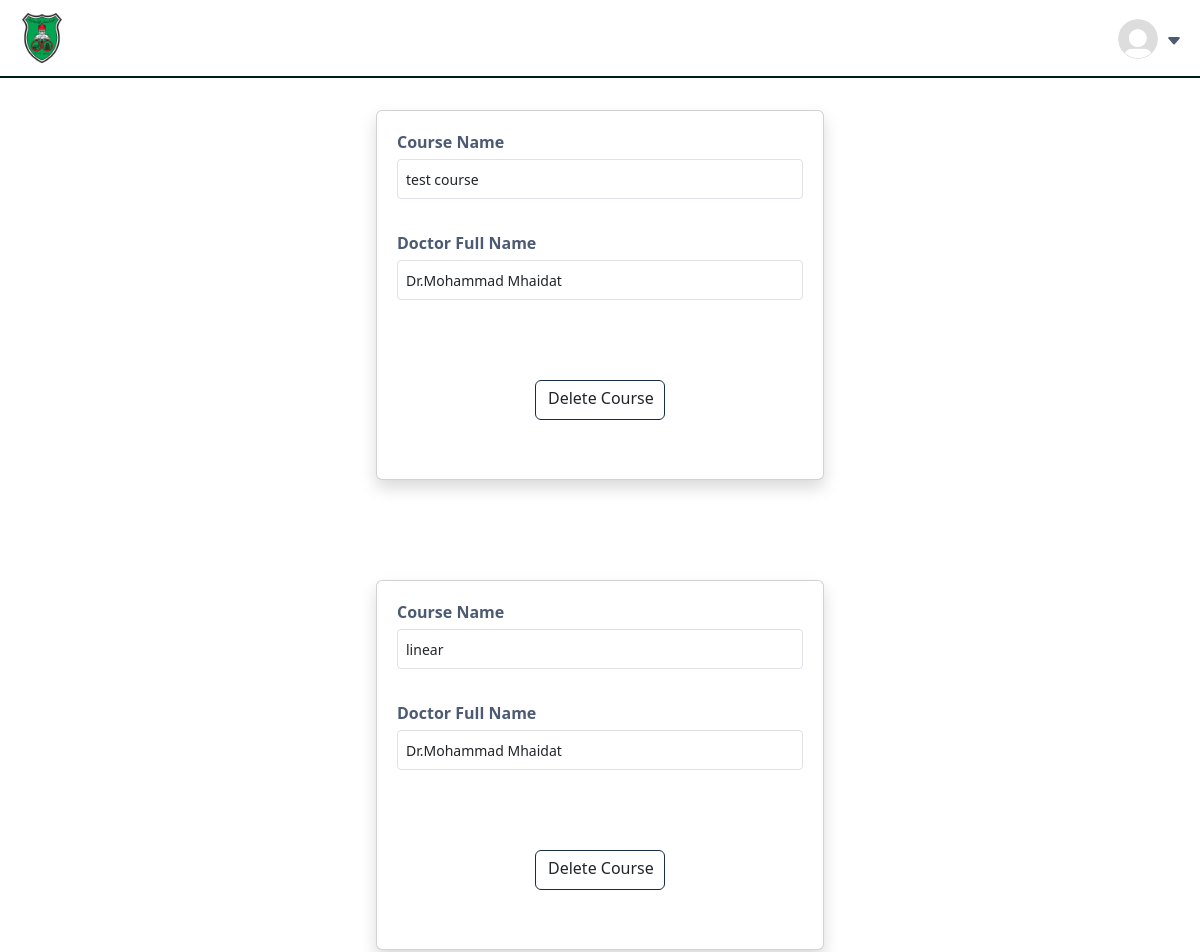
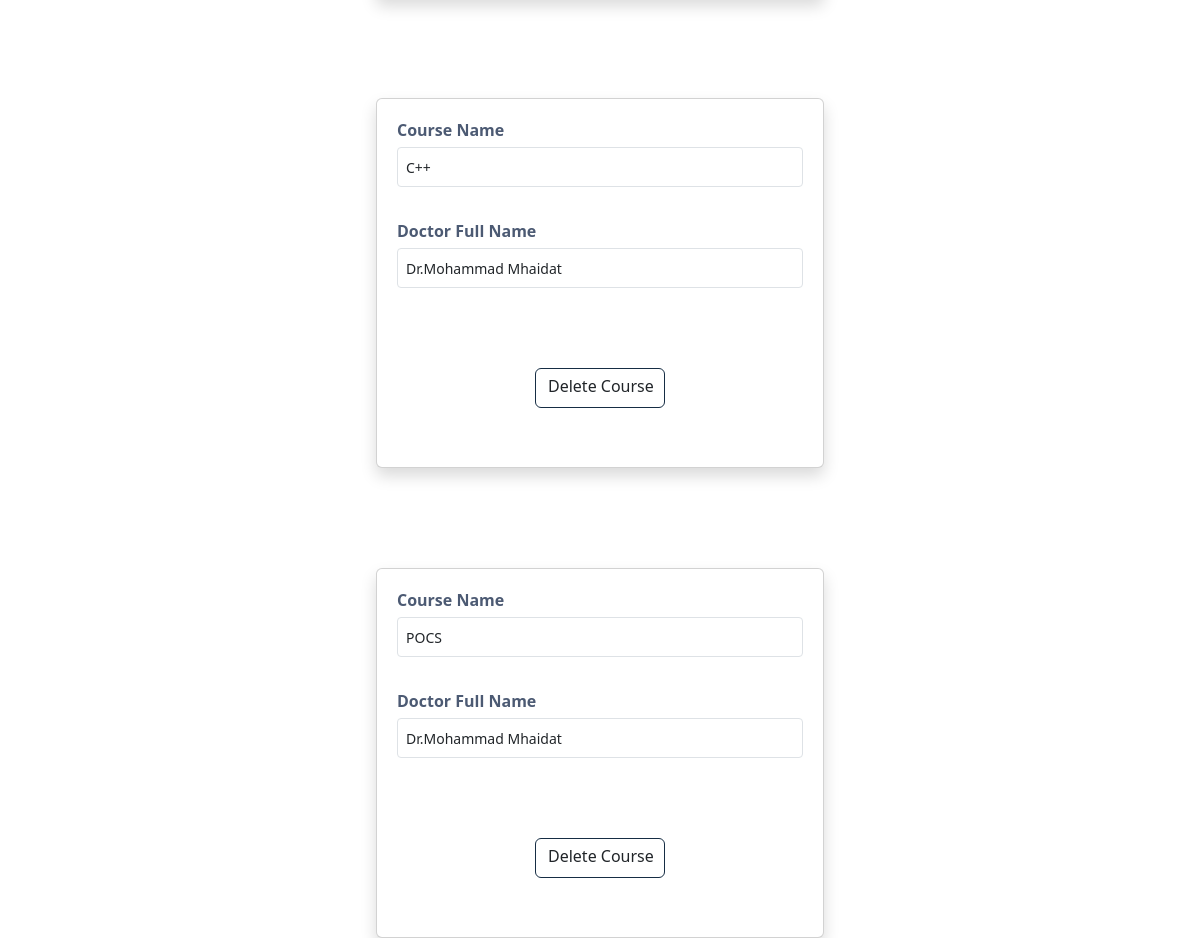
/superadmin/manage_courses (signed in), run on the app's committed database (2 pictures, top to bottom).
### AttendanceProject/models.py (models this page shows, shortened)
class Course(db.Model):
    id = db.Column(db.Integer, primary_key=True)
    course_name = db.Column(db.String(128), nullable=False)
    doctor_id = db.Column(db.Integer, db.ForeignKey('user.id'), nullable=False)
    enrolled_students = db.relationship('User',
                                         secondary='enrollments',
                                         backref='enrolled_courses',
                                         lazy=True)

### AttendanceProject/routes.py (the view, shortened to what this page needs)
@app.route('/superadmin/manage_courses', methods=["GET", "POST"])
@login_required
def manage_courses():
    user = current_user
    if user.account_type != 'admin':
        abort(403)
    form = ManageCoursesForm()
    courses = db.session.query(Course, User).join(User, Course.doctor_id == User.id).all()
    return render_template('admin_manage_courses.html', title='Manage Courses', form=form, courses=courses)

### AttendanceProject/forms.py
class ManageCoursesForm(FlaskForm):
    name = StringField('Course Name',validators=[DataRequired()])
    author_id = StringField('Doctor Full Name',validators=[DataRequired()])
    submit = SubmitField('Delete Course')

### AttendanceProject/models.py (called while the page is built)
@login_manager.user_loader
def load_user(user_id):
    return User.query.get(int(user_id))

### AttendanceProject/templates/admin_manage_courses.html (shortened to what this page needs)
{% extends "layout2.html" %}
{% block content %}
<link rel="stylesheet" href="{{ url_for('static', filename='admin_manage_courses.css') }}">
<div class="container">
    {% for course, doctor in courses %}
    <form method="POST">
        <div class="card shadow">
            <fieldset class="form-group">
                <div class="form-group vertical-stack">
                    {{ form.name.label(class="form-control-label label fw-semibold") }}
                    {{ form.name(class="form-control form-control-sm name", value=course.course_name, readonly=True) }}
                </div>
                <div class="form-group vertical-stack">
                    {{ form.author_id.label(class="form-control-label label fw-semibold") }}
                    {{ form.author_id(class="form-control form-control-sm author_id", value=doctor.first_name + ' ' + doctor.last_name, readonly=True) }}
                </div>
                <center>
                    <div class="form-group">
                        {{ form.submit(class="btn add-button") }}
                    </div>
                </center>
            </fieldset>
        </div>
    </form>
    {% endfor %}
</div>
{% endblock %}

### AttendanceProject/templates/layout2.html (shortened to what this page needs)
<!DOCTYPE HTML>
<html>
    <head>
        <link rel="stylesheet" href="{{ url_for('static', filename='layout.css') }}">
        <link href="https://cdn.jsdelivr.net/npm/bootstrap@5.3.2/dist/css/bootstrap.min.css" rel="stylesheet">
        <link href="https://cdn.jsdelivr.net/npm/bootstrap-icons/font/bootstrap-icons.css" rel="stylesheet">
    </head>
    <body>
        <nav class="navbar navbar-expand-lg fixed-top" id="base-nav">
            <div class="container-fluid">
                <a href="/" id="brand">
                    <img src="{{ url_for('static', filename='logo.png') }}" class="logo">
                </a>
                {% if current_user.is_authenticated %}
                    <div class="dropdown">
                        <button class="btn btn-link p-0" style="text-decoration: none !important;" type="button" id="userDropdown" data-bs-toggle="dropdown" aria-expanded="false">
                            <img src="{{ url_for('static', filename='pfp.png') }}" alt="Profile Picture" style="margin-bottom: 8px !important;" class="rounded-circle" width="40" height="40">
                            <i class="bi bi-caret-down-fill" style="color: #4c5a73;margin: 4px;"></i>
                        </button>
                {% if current_user.account_type == 'admin' %}
                    </div>
                {% endif %}
                {% else %}
                    <a href="/login" class="login fw-bold">Log in</a>
                {% endif %}
            </div>
        </nav>
        {% block content %}
        {% endblock %}
    </body>
</html>

### AttendanceProject/static/layout.css (style rules this page uses)
html, body { height: 100%; margin: 0; padding: 0; }
body { display: flex; flex-direction: column; font-family: -apple-system, BlinkMacSystemFont, "Segoe UI", Roboto, "Helvetica Neue", Arial, sans-serif; }
nav { background-color: rgba(255, 255, 255, 0.8); border-bottom: solid 2px #001B1C; margin-bottom: 0 !important; }
.logo { margin: 0; padding: 0; width: 40px; height: 50px; margin-left: 10px !important; }
i { margin-right: 5px !important; }

### AttendanceProject/static/admin_manage_courses.css (style rules this page uses)
.card { display: flex; flex-direction: column; padding: 20px !important; justify-content: center !important; width: 28rem !important; height: 370px; margin-top: 100px !important; }
.container { display: flex; flex-direction: column; justify-content: flex-start; align-items: center; height: 100vh; margin-top: 10px; padding-top: 0 !important; }
.form-group { display: block !important; margin-bottom: 20px; }
input[type="text"], .form-control { width: 100%; display: block; margin-bottom: 10px; }
button { display: block; width: 100%; margin-top: 10px; }
.vertical-stack { display: block; width: 100%; }
.name, .author_id { height: 2.5rem !important; margin-bottom: 15px !important; }
.name { margin-bottom: 2rem !important; }
.author_id { margin-bottom: 5rem !important; }
.label { color: #4c5a73; margin-bottom: 5px !important; }
.add-button { display: flex; align-items: center; justify-content: center; border: 1px #162d44 solid; padding-bottom: 10px !important; line-height: normal; width: 130px !important; }

### data on the page
Course: name.label "Course Name", name "test course", author_id.label "Doctor Full Name", author_id "Dr.Mohammad Mhaidat"
Course: name.label "Course Name", name "linear", author_id.label "Doctor Full Name", author_id "Dr.Mohammad Mhaidat"
Course: name.label "Course Name", name "C++", author_id.label "Doctor Full Name", author_id "Dr.Mohammad Mhaidat"
Course: name.label "Course Name", name "POCS", author_id.label "Doctor Full Name", author_id "Dr.Mohammad Mhaidat"
